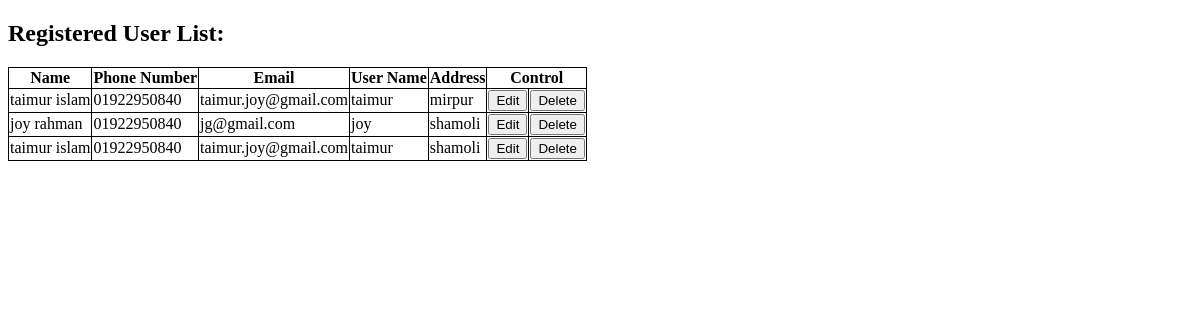
The app's page /registration/registered_user_list/, older data.
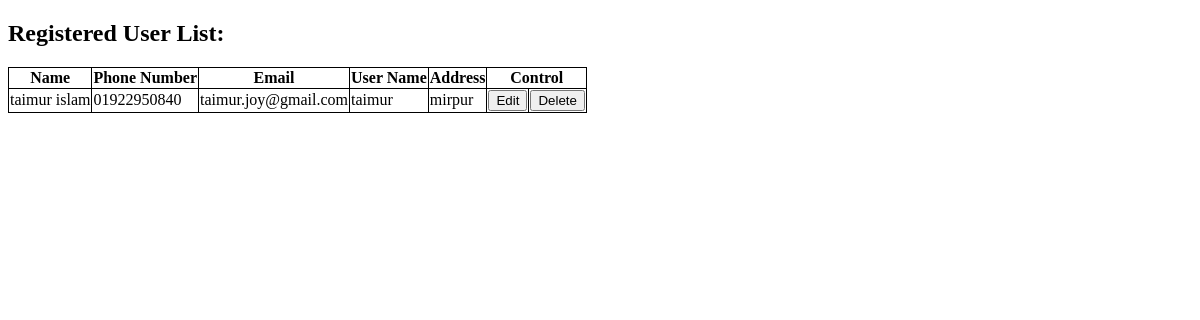
The same page, newer data.
### user_registration/models.py (models this page shows)
class Registration(models.Model):
    first_name = models.CharField(max_length=50)
    last_name = models.CharField(max_length=50)
    phone_number = models.ImageField(null=False)
    email_address = models.CharField(max_length=50)
    user_name = models.CharField(max_length=50)
    user_password = models.CharField(max_length=50)
    user_address = models.CharField(max_length=200)
    def __str__(self):
        return self.first_name+' '+self.last_name

### user_registration/views.py (the view)
def registered_user_list(request):
    registered_user_list = Registration.objects.all()
    print(registered_user_list)
    return render(request, 'registered_user_list.html', {'registered_user_list': registered_user_list,} )

### user_registration/templates/registered_user_list.html (shortened to what this page needs)
<!DOCTYPE html>
<html lang="en">
<head>
</head>
<body>
    <h2>Registered User List:</h2>
    <table style="border: 1px solid black; border-collapse: collapse;">
        <tr >
            <th>Name</th>
            <th>Phone Number</th>
            <th>Email</th>
            <th>User Name</th>
            <th>Address</th>
            <th colspan="2">Control</th>
        </tr>
        {% for registered_user in registered_user_list %}
        <tr>
            <td>{{registered_user.first_name}}{{registered_user.last_name}}</td>
            <td>{{registered_user.phone_number}}</td>
            <td>{{registered_user.email_address}}</td>
            <td>{{registered_user.user_name}}</td>
            <td>{{registered_user.user_address}}</td>
            <td>
                <form action="{% url 'registered_user_data_edit' registered_user.id%}" method="post">
                    <input name="Edit" type="submit" value="Edit">
                </form>
            </td>
            <td>
                <form action="{% url 'registered_user_data_delete' registered_user.id%}" method="post">
                    <input name="Delete" type="submit" value="Delete" onclick="deleteFunction()">
                </form>
            </td>
        </tr>
        {% endfor %}
    </table>
</body>
</html>

### user_registration/templates/registered_user_list.html (style rules this page uses)
table, th, td { border: 1px solid black; }

Row changes from the older to the newer data that the page shows:
removed Registration: first_name "joy", last_name "rahman", phone_number "01922950840", email_address "jg@gmail.com", user_name "joy", user_address "shamoli"
removed Registration: first_name "taimur", last_name "islam", phone_number "01922950840", email_address "taimur.joy@gmail.com", user_name "taimur", user_address "shamoli"
